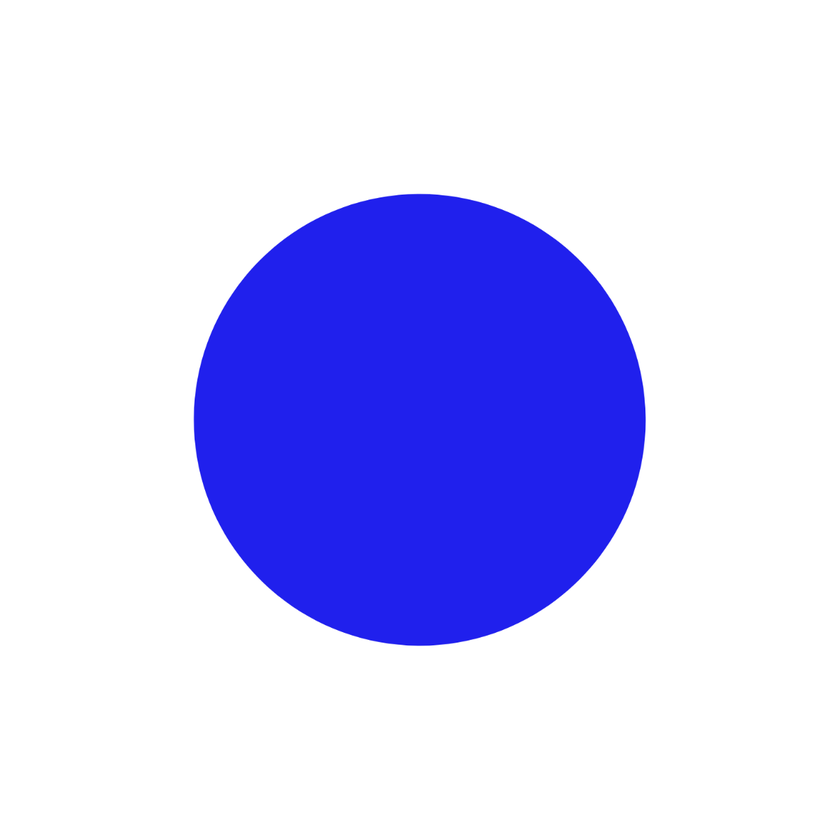
#> input picture circle.png, 840 x 840 px, shrunk from 1200 x 1200 before the run
$ python contours.py
#> lines starting #> are read from the running program, lines starting #| are printed output that depends on the picture; after the words box and inside, x2 and y2 are one past the last pixel; in counts of white or black regions, pixels touching at a corner belong together
import cv2
import numpy as np
img = cv2.imread("circle.png")
#> img is the input picture: shape (840, 840, 3); mean B, G, R 250.9, 204.3, 204.3
gray = cv2.cvtColor(img, cv2.COLOR_BGR2GRAY)
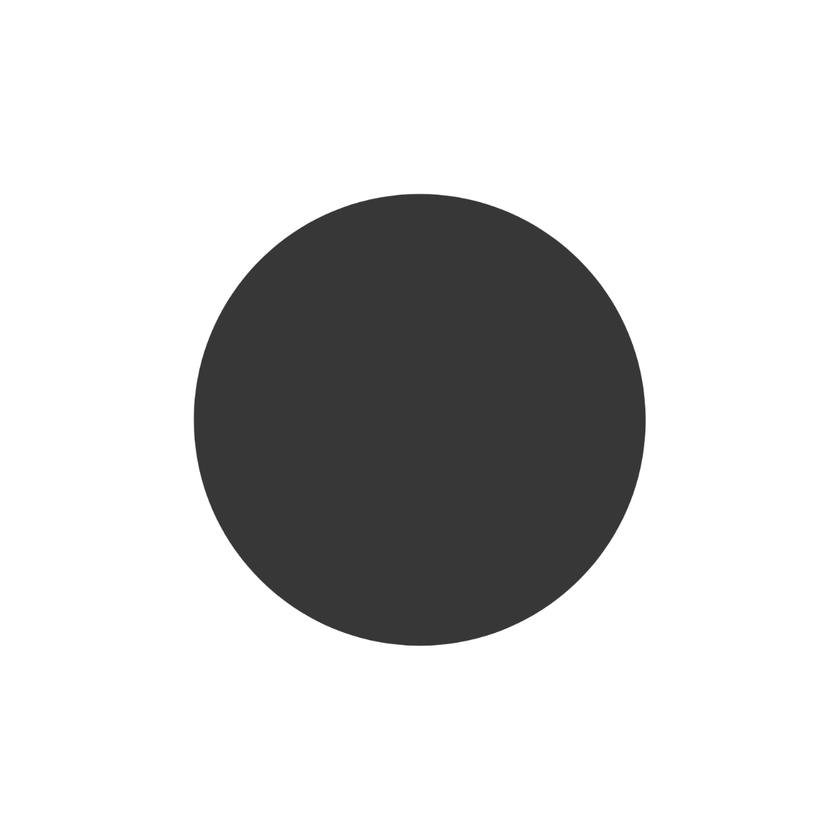
#> gray: shape (840, 840); min 38, max 255, mean 209.6
_, thresh = cv2.threshold(gray, 200, 255, cv2.THRESH_BINARY)
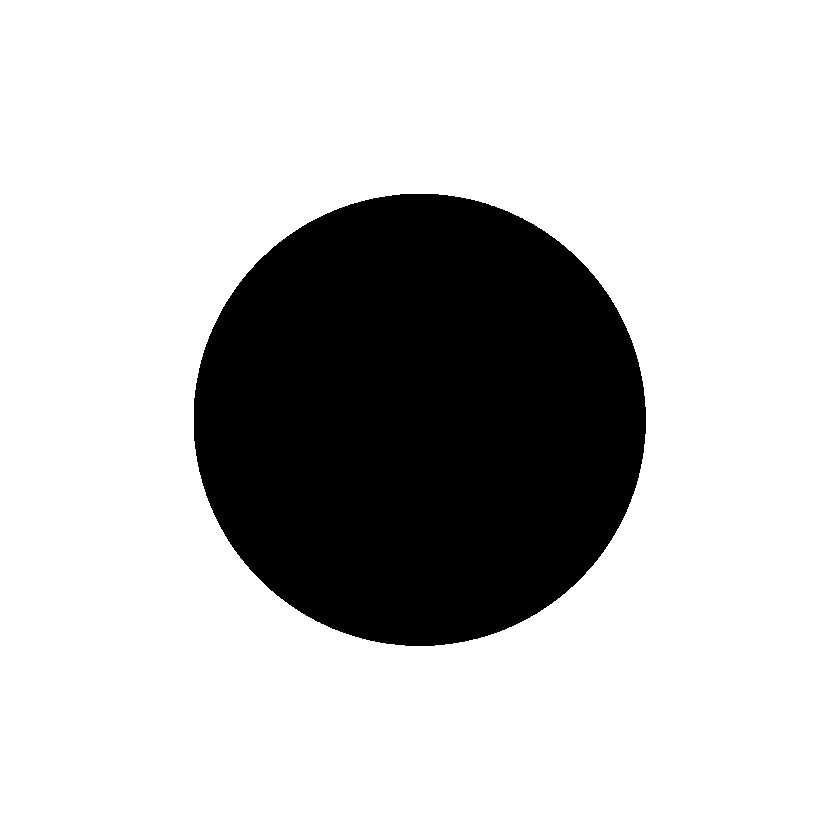
#> thresh: shape (840, 840); 77.2% white; 1 black region


contours, heirarchy = cv2.findContours(thresh,cv2.RETR_TREE,cv2.CHAIN_APPROX_SIMPLE)    #findContours(image, mode, method)
#> contours = 2 contours; box (x1, y1, x2, y2) and area: (0, 0, 840, 840) 703921, (193, 193, 647, 647) 161286
cv2.drawContours(img, contours, -1, (0,0,255), 3) #drawContours(image, contours, contour_index, color, thickness)


'''
#Contours are boundaries/outlines of objects in an image.
Contours detect the shape/boundary of objects.


#hierarchy - Stores relationship between contours.

#mode - Controls which contours should be retrieved.
examples:cv2.RETR_EXTERNAL, cv2.RETR_TREE

#method- Controls how contour points are stored.
eg- cv2.CHAIN_APPROX_SIMPLE, cv2.CHAIN_APPROX_NONE

'''

#SHAPE DETECTION
for contour in contours:

    approx = cv2.approxPolyDP(contour,0.01 * cv2.arcLength(contour, True),True)   #approxPolyDP(contour, epsilon, True)

    corners = len(approx)

    if corners == 3:
        shape_name = "Triangle"

    elif corners == 4:
        shape_name = "Rectangle"

    elif corners == 5:
        shape_name = "Pentagon"

    elif corners > 5:
        shape_name = "Circle"
    else:
        shape_name = "unknown"
#> this loop made 2 passes
#> (approx, corners, shape_name) on pass 1: ([[0, 0], [0, 839], [839, 839], [839, 0]], 4, 'Rectangle')
#> (corners, shape_name) on pass 2: (16, 'Circle')

cv2.drawContours(img, [approx], 0, (0,255,0), 2)
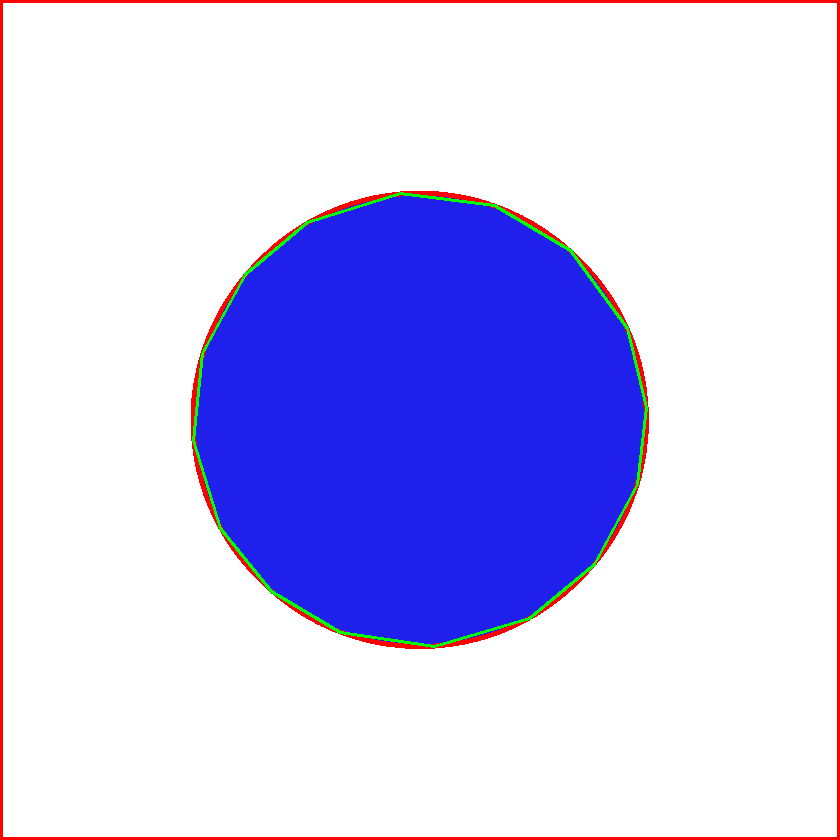
#> img: shape (840, 840, 3); mean B, G, R 244.2, 200.5, 204.3
x = approx.ravel()[0]
#> x = 400
y = approx.ravel()[1] - 10
#> y = 183

cv2.putText(img,shape_name,(x,y),cv2.FONT_HERSHEY_COMPLEX,0.6,(0,0,255))
#> img: shape (840, 840, 3); 0.02% of pixels changed, all inside (x1, y1, x2, y2) = (402, 170, 458, 184)

'''
epsilon controls: how accurately the contour should be approximated/simplified
epsilon decides: how much detail to keep
Large object → larger epsilon.
Small object → smaller epsilon.
'''

cv2.imshow("contours", img)
cv2.waitKey(0)
cv2.destroyAllWindows()
